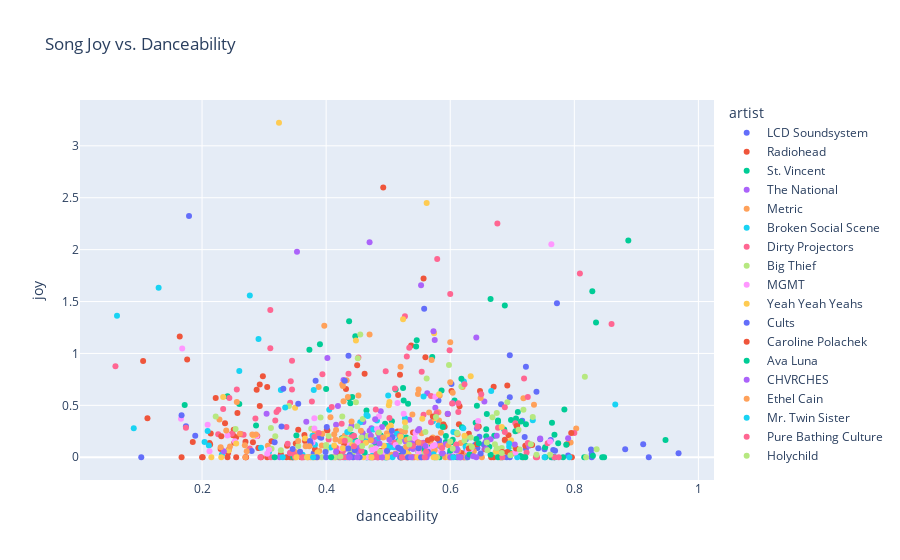

Here is the notebook cell this chart was saved with:
### Code cell
px.scatter(SONG_LIB, x='danceability', y='joy', color='artist', title='Song Joy vs. Danceability', hover_data='title')
